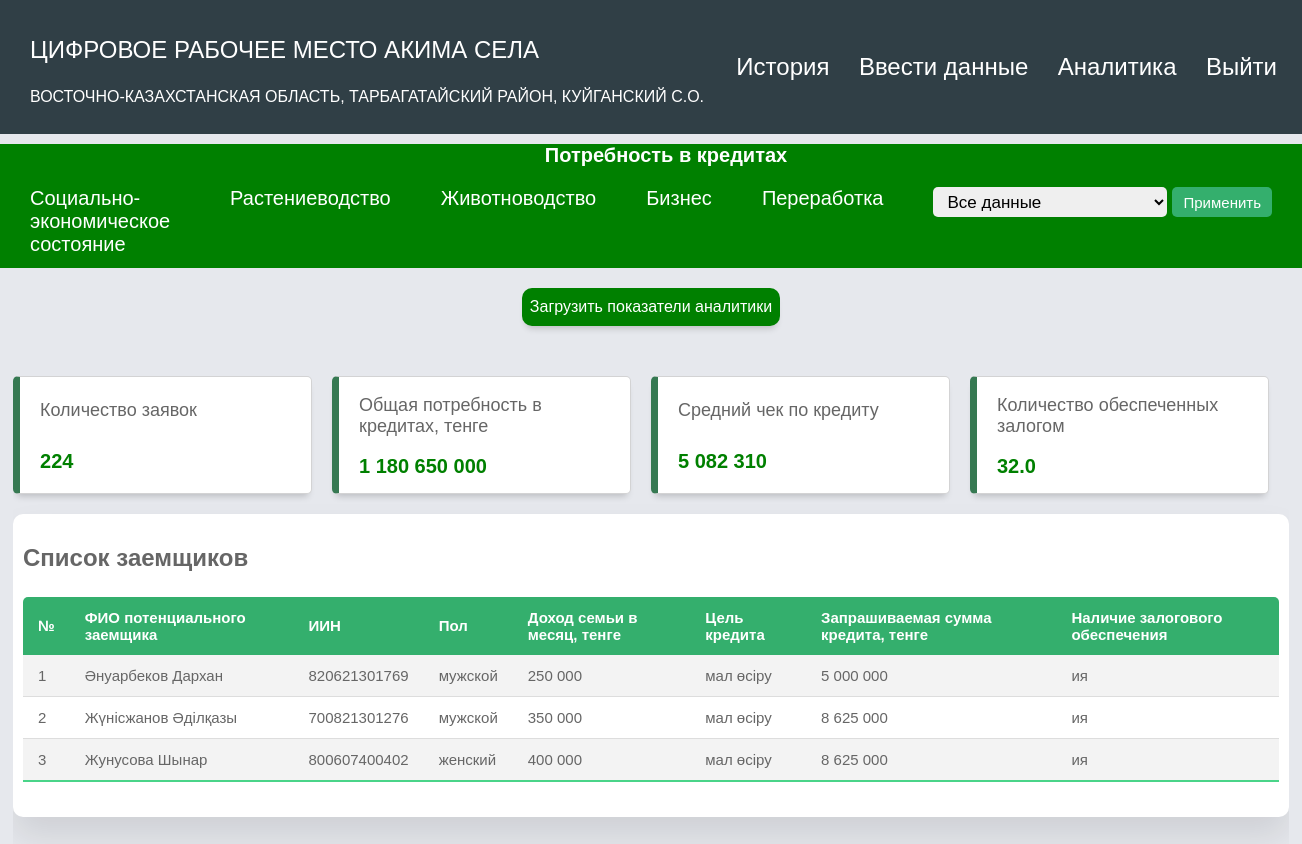
The page /dashboard_credits_all (signed in) on the database its author committed.
### app/models.py (models this page shows, shortened)
class User(db.Model, UserMixin):
   id = db.Column(db.Integer, primary_key = True)
   login = db.Column(db.String(250), unique=True)
   kato_2 = db.Column(db.String(1024))
   kato_2_name = db.Column(db.String(1024))
   kato_4 = db.Column(db.String(1024))
   kato_4_name = db.Column(db.String(1024))
   kato_6 = db.Column(db.String(1024), unique=True)
   kato_6_name = db.Column(db.String(1024))
   password = db.Column(db.String(250))
   is_district = db.Column(db.Boolean)
   is_obl = db.Column(db.Boolean)

### app/routes.py (the view, shortened to what this page needs)
@app.route('/dashboard_credits_all', methods=['GET', 'POST'])
@login_required
def dashboard_credits_all():
    filterform = FilterForm()
    filterform.set_filter_choices(current_user.kato_4)
    if request.method == 'GET':
        formdata_list = Form.query.filter_by(kato_4=current_user.kato_4).all()
        count_form = len(formdata_list)
        inspector1 = inspect(Form)
        columns = inspector1.columns.keys()
        sum_formdata = Form(
            **{column: sum(
                getattr(form, column) if isinstance(getattr(form, column), (int, float, Decimal)) else 0 for form in
                formdata_list)
               for column in columns}
        )
        sum_formdata.credit_average_total = int(sum_formdata.credit_average_total / count_form) if count_form != 0 else 0
        sum_formdata.credit_zalog = round(sum_formdata.credit_zalog / count_form, 1) if count_form != 0 else 0
        return render_template('credits_dashboard_all.html', filterform=filterform, number_split=number_split, round=round, formData=sum_formdata,
                               user=current_user, form=formdata_list)
    return render_template('credits_dashboard_all.html', filterform=filterform, round=round, number_split=number_split, formData=sum_formdata,
                           user=current_user)

### app/forms.py
class FilterForm(FlaskForm):
    kato_4 = SelectField(choices=[])
    def set_filter_choices(self, kato_4):
        choices = [(i.kato_6, i.kato_6_name) for i in Form.query.filter_by(kato_4=kato_4).order_by(Form.kato_6_name).all()]
        choices.insert(0, (kato_4, 'Все данные'))
        self.kato_4.choices = choices
    submit = SubmitField('Применить')

### app/routes.py (called while the page is built)
@login_manager.user_loader
def load_user(user_id):
    return User.query.get(int(user_id))

def number_split(number):
    number_str = str(number)
    if '.' in number_str:
        integer_part, decimal_part = number_str.split('.')
    else:
        integer_part, decimal_part = number_str, ""
    formatted_integer_part = " ".join([integer_part[max(0, i-3):i] for i in range(len(integer_part), 0, -3)][::-1])
    result = formatted_integer_part + ('.' + decimal_part if decimal_part else '')
    return result

### app/templates/credits_dashboard_all.html (shortened to what this page needs)
{% extends "base.html" %} {% block title %}Аналитика{% endblock %}
{% block content %}
<link rel="stylesheet" href="{{ url_for('static', filename='credits_dashboard.css') }}" />
<body>
  <div class="main-title">
    <p style="text-align: center; font-weight: bold;" class="font-weight-bold">Потребность в кредитах</p>
      <div class="nav_dash_links">
          <a class="dash_link" id="portfolio" href="{{ url_for('dashboard_soc1') }}">Социально-экономическое состояние</a>
          <a class="dash_link" id="portfolio" href="{{ url_for('dashboard_plants_all') }}">Растениеводство</a>
          <a class="dash_link" id="portfolio" href="{{ url_for('dashboard_animals_all') }}">Животноводство</a>
          <a class="dash_link" id="portfolio" href="{{ url_for('dashboard_business_all') }}">Бизнес</a>
          <a class="dash_link" id="portfolio" href="{{ url_for('dashboard_recycling_all') }}">Переработка</a>
        <form method="POST" class="filter_form">
          {{ filterform.kato_4 }}
          {{ filterform.submit }}
        </form>
      </div>
      </div>
<button id="load_btn" class="download-btn">Загрузить показатели аналитики</button>
<div class="grid-container">
      <main class="main-container" id="main">
        <div class="main-cards">
          <div class="card">
            <div class="card-inner">
              <p class="text-primary">Количество заявок</p>
            </div>
            <span class="text-primary font-weight-bold">{{ number_split(formData.credit_amount) }}</span>
          </div>
          <div class="card">
            <div class="card-inner">
              <p class="text-primary">Общая потребность в кредитах, тенге</p>
            </div>
            <span class="text-primary font-weight-bold">{{ number_split(formData.credit_total) }}</span>
          </div>
         <div class="card">
            <div class="card-inner">
              <p class="text-primary">Средний чек по кредиту</p>
            </div>
            <span class="text-primary font-weight-bold">{{ number_split(formData.credit_average_total) }}</span>
          </div>
         <div class="card">
            <div class="card-inner">
              <p class="text-primary">Количество обеспеченных залогом</p>
            </div>
            <span class="text-primary font-weight-bold">{{ number_split(formData.credit_zalog) }}</span>
          </div>
        </div>
          <section class="attendance">
            <div class="attendance-list">
              <h1>Список заемщиков</h1>
              <table class="table">
                <thead>
                  <tr>
                    <th>№</th>
                    <th>ФИО потенциального заемщика</th>
                    <th>ИИН</th>
                    <th>Пол</th>
                    <th>Доход семьи в месяц, тенге</th>
                    <th>Цель кредита</th>
                    <th>Запрашиваемая сумма кредита, тенге</th>
                    <th>Наличие залогового обеспечения</th>
                  </tr>
                </thead>
                <tbody>
                  <tr>
                    <td>1</td>
                    <td>Әнуарбеков Дархан</td>
                      <td>820621301769</td>
                    <td>мужской</td>
                    <td>250 000</td>
                    <td>мал өсіру</td>
                    <td>5 000 000</td>
                      <td>ия</td>
                  </tr>
                  <tr>
                    <td>2</td>
                    <td>Жүнісжанов Әділқазы</td>
                       <td>700821301276</td>
                    <td>мужской</td>
                    <td>350 000</td>
                  <td>мал өсіру</td>
                      <td>8 625 000</td>
                      <td>ия</td>
                  </tr>
                  <tr>
                    <td>3</td>
                    <td>Жунусова Шынар</td>
                       <td>800607400402</td>
                    <td>женский</td>
                    <td>400 000</td>
                      <td>мал өсіру</td>
                      <td>8 625 000</td>
                      <td>ия</td>
                  </tr>
                </tbody>
              </table>
            </div>
          </section>
      </main>
    </div>
</body>
{% endblock %}

### app/templates/base.html (shortened to what this page needs)
<!DOCTYPE html>
<html lang="ru">
<head>
  <link rel="stylesheet" href="{{ url_for('static', filename='base.css') }}">
</head>
<div class="content">
  <nav class="head">
    <div class="logo_block">
    {% if user.is_authenticated %}
        {% if user.is_obl %}
        <div>
          <p class="logo_text">Цифровое Рабочее место Акима области</p>
         <p class="logo_text_under">{{ user.kato_2_name }}</p>
        </div>
        {% elif user.is_district %}
            <div>
                <p class="logo_text">Цифровое Рабочее место Акима района</p>
               <p class="logo_text_under">{{ user.kato_4_name }}</p>
            </div>
       {% else %}
            <div>
                <p class="logo_text">Цифровое Рабочее место Акима села</p>
                <p class="logo_text_under">{{ user.kato_2_name }}, {{ user.kato_4_name }}, {{ user.kato_6_name }}</p>
            </div>
       {% endif %}
       {% else %}
       <img src="../static/img/logo2.svg" class="logo" alt="МСХ" />
       <div>
        <p class="logo_text">Цифровое Рабочее место Акима села</p>
      </div>
    {% endif %}
    </div>
    <div>
      {% if user.is_authenticated %}
      {% if user.is_district %}
      <a class="nav_link" id="portfolio" href="{{ url_for('region_akim') }}">Анкеты</a>
      {% else %}
      {% if not user.is_obl %}
      <a class="nav_link" id="portfolio" href="{{ url_for('account') }}">История</a>
      <a class="nav_link" id="portfolio" href="{{ url_for('edit_form') }}">Ввести данные</a>
      {% endif %}
      {% endif %}
      <a class="nav_link" id="portfolio" href="{{ url_for('dashboard_soc1') }}">Аналитика</a>
      <a class="nav_link" id="logout" href="{{ url_for('logout') }}">Выйти</a>
      {% else %}
      <a class="nav_link" id="login" href="{{ url_for('login') }}">Войти</a>
      {% endif %}
    </div>
  </nav>
  <div class="container">{% block content %} {% endblock %}</div>
</div>
</html>

### app/static/base.css (style rules this page uses)
body { margin: 0; background-color: rgba(215, 231, 248, 0.53); font-family: Montserrat, "Segoe UI", Tahoma, Geneva, Verdana, sans-serif; }
.content { width: 100%; }
.head { display: flex; width: 100%; justify-content: space-between; height: fit-content; align-items: center; background-color: #303F46; padding-bottom: 12px; padding-top: 12px; }
.logo_block { display: flex; align-items: center; }
.logo_text { font-size: x-large; color: #fff; margin-left: 30px; text-transform: uppercase; }
.logo_text_under { font-size: medium; color: #fff; margin-left: 30px; text-transform: uppercase; }
.nav_link { font-size: x-large; color: #fff; text-decoration: none; padding-right: 25px; }

### app/static/credits_dashboard.css (style rules this page uses)
body { margin: 0; padding: 0; box-sizing: border-box; background-color: #e6e8ed; color: #666666; font-family: "Montserrat", sans-serif; }
.text-primary { color: #666666; }
.font-weight-bold { font-weight: 500; }
.grid-container { display: grid; grid-template-columns: 1fr 1fr 1fr; grid-template-rows: 0.2fr 3fr; grid-template-areas: "header header header" "main main main"; height: 100vh; }
.main-title { align-items: center; background-color: green; width: 100%; margin-top: 3px; padding-bottom: 2px; }
.download-btn { display: flex; font-size: medium; cursor: pointer; padding: 10px 8px; border: none; border-radius: 10px; background-color: green; color: #fff; margin: 0 auto; margin-top: 20px; box-shadow: 0 6px 7px -4px rgba(0, 0, 0, 0.2); }
.nav_dash_links { display: flex; justify-content: space-between; margin-left: 30px; }
.filter_form { padding-right: 30px; margin-left: auto; margin-top: 10px; margin-bottom: 5px; width: fit-content; display: flex; gap: 5px; }
.filter_form select { cursor: pointer; border: none; outline: none; padding: 10px 10px; border-radius: 5px; font-size: 17px; height: 30px; }
.filter_form input { height: 30px; cursor: pointer; border: none; outline: none; padding: 10px 10px; border-radius: 5px; background-color: #34AF6D; color: white; font-size: 15px; border: 1px solid transparent; }
.main-title p { color: white; font-size: 20px; padding: 0 0 0 30px; margin: 10px 0; }
.dash_link { color: white; font-size: 20px; padding: 0 50px 0 0; margin: 10px 0; text-decoration: none; }
.main-container { grid-area: main; overflow-y: auto; width: 98%; margin: 0 auto; }
.main-cards { display: grid; grid-template-columns: 1fr 1fr 1fr 1fr; gap: 20px; margin: 0 20px 0 0; }
.card { display: flex; flex-direction: column; justify-content: space-around; padding: 0 10px 15px 20px; background-color: #ffffff; box-sizing: border-box; border: 1px solid hsl(240, 1%, 83%); border-radius: 5px; box-shadow: 0 6px 7px -4px rgba(0, 0, 0, 0.2); }
.card:first-child { border-left: 7px solid #367952; }
.card:nth-child(2) { border-left: 7px solid #367952; }
.card:nth-child(3) { border-left: 7px solid #367952; }
.card:nth-child(4) { border-left: 7px solid #367952; }
.card > span { font-size: 20px; font-weight: 600; color: green; }
.card-inner { display: flex; align-items: center; justify-content: space-between; }
.card-inner > p { font-size: 18px; }
.attendance { margin-top: 20px; margin-right: 20px; }
.attendance-list { width: 100%; padding: 10px; margin-top: 10px; background: #fff; border-radius: 10px; box-shadow: 0 20px 35px rgba(0, 0, 0, 0.1); }
.table { border-collapse: collapse; margin: 25px 0; font-size: 15px; min-width: 100%; overflow: hidden; border-radius: 5px 5px 0 0; }
table thead tr { color: #fff; background: #34AF6D; text-align: left; font-weight: bold; }
.table th, .table td { padding: 12px 15px; }
.table tbody tr { border-bottom: 1px solid #ddd; }
.table tbody tr:nth-of-type(odd) { background: #f3f3f3; }
.table tbody tr:last-of-type { border-bottom: 2px solid #4AD489; }
.filter_form { padding-right: 30px; }
.filter_form select { cursor: pointer; border: none; outline: none; padding: 5px 10px; border-radius: 5px; }
.filter_form input { cursor: pointer; border: none; outline: none; padding: 5px 10px; border-radius: 5px; background-color: #34AF6D; color: white; font-size: 15px; border: 1px solid transparent; }

### rows shown on the page
User: kato_2_name "ВОСТОЧНО-КАЗАХСТАНСКАЯ ОБЛАСТЬ", kato_4_name "ТАРБАГАТАЙСКИЙ РАЙОН", kato_6_name "КУЙГАНСКИЙ С.О."

### other values the page prints
{{ number_split(formData.credit_amount) }} "224"
{{ number_split(formData.credit_total) }} "1 180 650 000"
{{ number_split(formData.credit_average_total) }} "5 082 310"
{{ number_split(formData.credit_zalog) }} "32.0"
